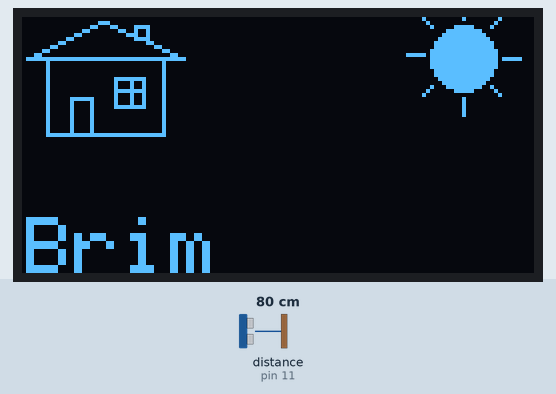
Simulated run of this sketch. Board: Arduino Uno, built with avr-gcc and run on an emulated ATmega328P. On the bench: 128×64 one-colour display. Wiring (inferred from the names in the program): ultrasonic range finder: trigger pin 12; echo pin 11. Inputs (shaded band) come from the test bench; at power-on: distance to the obstacle (sensor on pin 11) 80 cm. The echo pulse lasts 58.3 µs per cm; what the sketch prints to the serial monitor is not drawn.

Above: at 1.2 s.
1.3 s: distance to the obstacle (sensor on pin 11) set to 4 cm
At 1.7 s:
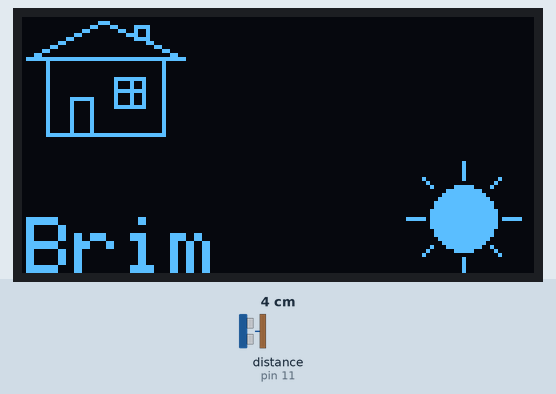
2.8 s: distance to the obstacle (sensor on pin 11) set to 18 cm
At 3.9 s:
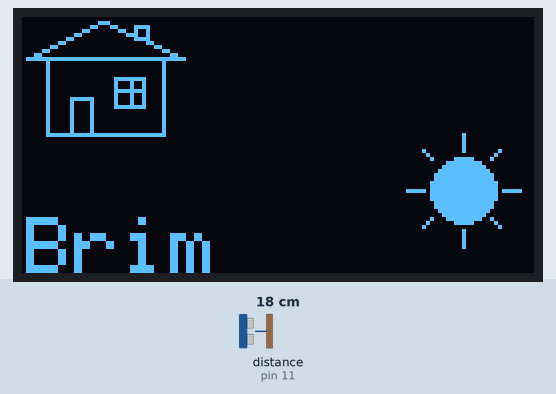
4.3 s: distance to the obstacle (sensor on pin 11) set to 35 cm
At 5.7 s:
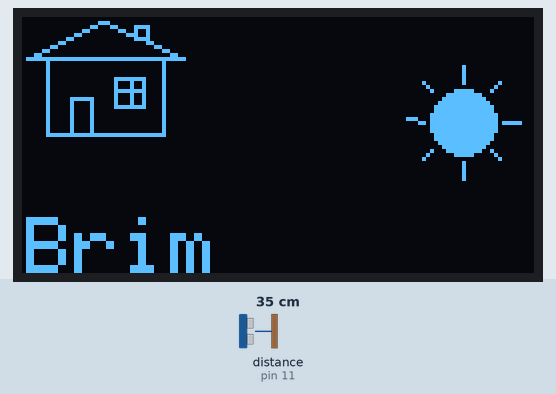
Timing chart, 0 to 7.3 s (numbered marks = the images above; inputs shaded):
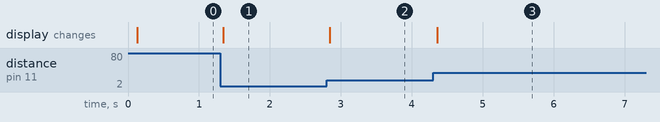

Measured:
- after the input at 1.3 s, the display: changes after 0.05 s (image 1)
- after the input at 2.8 s, the display: changes at once (image 2)
- after the input at 4.3 s, the display: changes after 0.06 s (image 3)

The sketch:

1SX-Labo01.ino
```cpp
#include <Wire.h>
#include <Adafruit_GFX.h>
#include <Adafruit_SSD1306.h>

#define SCREEN_WIDTH 128
#define SCREEN_HEIGHT 64
#define TRIG_PIN 12
#define ECHO_PIN 11

unsigned long currentTime;

Adafruit_SSD1306 display(SCREEN_WIDTH, SCREEN_HEIGHT, &Wire, -1);

void setup() {
  pinMode(TRIG_PIN, OUTPUT);
  pinMode(ECHO_PIN, INPUT);
  Serial.begin(115200);

  if (!display.begin(SSD1306_SWITCHCAPVCC, 0x3C)) {
    Serial.println(F("SSD1306 non trouvé..."));
    for (;;)
      ;
  }
}

void loop() {
  currentTime = millis();
  int distance = distanceTask(currentTime);

  printDistanceTask(currentTime, distance);
  display.clearDisplay();
  screenTask();
  sunTask(distance);
  display.display();
}

int distanceTask(unsigned long ct) {
  static unsigned long lastTime = 0;
  unsigned long rate = 50;
  static int lastResult = -1;
  int result = -1;

  long duration;
  int distance;

  if (ct - lastTime < rate) {
    return lastResult;
  }

  lastTime = ct;

  digitalWrite(TRIG_PIN, LOW);
  delayMicroseconds(2);

  // Activer le trigPin 10 microsecondes
  digitalWrite(TRIG_PIN, HIGH);
  delayMicroseconds(10);
  digitalWrite(TRIG_PIN, LOW);

  // Lire l'écho
  duration = pulseIn(ECHO_PIN, HIGH);
  // Calculer la distance
  distance = duration * 0.034 / 2;  // Vitesse du son / 2

  if (distance >= 2 && distance <= 400) {
    result = distance;
    lastResult = result;
  }

  return lastResult;
}

void printDistanceTask(unsigned long ct, int distance) {
  static unsigned long lastTime = 0;
  unsigned long rate = 500;

  if (ct - lastTime < rate) return;
  lastTime = ct;

  if (distance >= 2 && distance <= 400) {
    Serial.print("Distance: ");
    Serial.print(distance);
    Serial.println(" cm");
  } else {
    Serial.println("Hors de portée");
  }
}

void screenTask() {
  display.drawRect(6, 10, 30, 20, SSD1306_WHITE);             // Mur
  display.drawRect(28, 2, 4, 4, SSD1306_WHITE);               // Cheminée
  display.drawTriangle(1, 10, 40, 10, 20, 1, SSD1306_WHITE);  // Toit
  display.drawRect(12, 20, 6, 10, SSD1306_WHITE);             // Porte

  display.drawRect(23, 15, 8, 8, SSD1306_WHITE);  // Fenêtre
  display.drawLine(24, 18, 30, 18, SSD1306_WHITE);
  display.drawLine(27, 15, 27, 22, SSD1306_WHITE);

  display.setTextSize(2);
  display.setTextColor(SSD1306_INVERSE);
  display.setCursor(1, 50);
  display.println("Brim");
}

void sunTask(int distance) {
  int sunY;
  int cercle = 360;
  int rayon1 = 8;
  int rayon2 = 10;
  int demiCercle = cercle / 2;
  int distanceMin = 10;
  int distanceMax = 50;
  int distanceGauche = 110;

  if (distance >= distanceMin && distance <= distanceMax) {
    sunY = map(distance, distanceMin, distanceMax, distanceMax, distanceMin);
  } else if (distance < distanceMin) {
    sunY = distanceMax;
  } else {
    sunY = distanceMin;
  }

  // Cercle
  display.fillCircle(distanceGauche, sunY, rayon1, SSD1306_WHITE);

  // Rayons
  for (int i = 0; i < cercle; i += 45) {
    int x1 = distanceGauche + cos(i * PI / demiCercle) * rayon2;
    int y1 = sunY + sin(i * PI / demiCercle) * rayon2;
    int x2 = distanceGauche + cos(i * PI / demiCercle) * 14;
    int y2 = sunY + sin(i * PI / demiCercle) * 14;
    display.drawLine(x1, y1, x2, y2, SSD1306_WHITE);
  }
}
```
